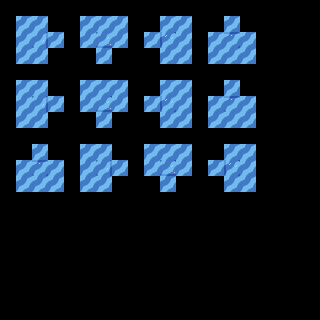

Rendered tile map (Tiled .tmx) drawn with the repository's tilesets; below, a short description and the full map source, tile grids included:
An orthogonal 20x20 tile map with 16x16 px tiles, 4 tile layers (regions, input_prototype, inputnot_prototype, output_ice), 2 tilesets.

<map version="1.5" tiledversion="1.7.2" orientation="orthogonal" renderorder="right-down" width="20" height="20" tilewidth="16" tileheight="16" infinite="0" nextlayerid="5" nextobjectid="1">
 <tileset firstgid="1" source="../../tilesets/automap.tsx" />
 <tileset firstgid="9" source="../../tilesets/ice.tsx" />
 <layer id="1" name="regions" width="20" height="20">
  <data encoding="csv">
0,0,0,0,0,0,0,0,0,0,0,0,0,0,0,0,0,0,0,0,
0,3,3,0,0,3,3,3,0,0,3,3,0,0,3,0,0,0,0,0,
0,3,3,3,0,3,3,3,0,3,3,3,0,3,3,3,0,0,0,0,
0,3,3,0,0,0,3,0,0,0,3,3,0,3,3,3,0,0,0,0,
0,0,0,0,0,0,0,0,0,0,0,0,0,0,0,0,0,0,0,0,
0,3,3,0,0,3,3,3,0,0,3,3,0,0,3,0,0,0,0,0,
0,3,3,3,0,3,3,3,0,3,3,3,0,3,3,3,0,0,0,0,
0,3,3,0,0,0,3,0,0,0,3,3,0,3,3,3,0,0,0,0,
0,0,0,0,0,0,0,0,0,0,0,0,0,0,0,0,0,0,0,0,
0,0,3,0,0,3,3,0,0,3,3,3,0,0,3,3,0,0,0,0,
0,3,3,3,0,3,3,3,0,3,3,3,0,3,3,3,0,0,0,0,
0,3,3,3,0,3,3,0,0,0,3,0,0,0,3,3,0,0,0,0,
0,0,0,0,0,0,0,0,0,0,0,0,0,0,0,0,0,0,0,0,
0,0,0,0,0,0,0,0,0,0,0,0,0,0,0,0,0,0,0,0,
0,0,0,0,0,0,0,0,0,0,0,0,0,0,0,0,0,0,0,0,
0,0,0,0,0,0,0,0,0,0,0,0,0,0,0,0,0,0,0,0,
0,0,0,0,0,0,0,0,0,0,0,0,0,0,0,0,0,0,0,0,
0,0,0,0,0,0,0,0,0,0,0,0,0,0,0,0,0,0,0,0,
0,0,0,0,0,0,0,0,0,0,0,0,0,0,0,0,0,0,0,0,
0,0,0,0,0,0,0,0,0,0,0,0,0,0,0,0,0,0,0,0
</data>
 </layer>
 <layer id="2" name="input_prototype" width="20" height="20">
  <data encoding="csv">
0,0,0,0,0,0,0,0,0,0,0,0,0,0,0,0,0,0,0,0,
0,4,4,0,0,0,4,4,0,0,4,0,0,0,0,0,0,0,0,0,
0,4,4,0,0,4,4,4,0,0,4,4,0,4,4,4,0,0,0,0,
0,0,4,0,0,0,0,0,0,0,4,4,0,4,4,0,0,0,0,0,
0,0,0,0,0,0,0,0,0,0,0,0,0,0,0,0,0,0,0,0,
0,0,4,0,0,4,4,0,0,0,4,4,0,0,0,0,0,0,0,0,
0,4,4,0,0,4,4,4,0,0,4,4,0,4,4,4,0,0,0,0,
0,4,4,0,0,0,0,0,0,0,4,0,0,0,4,4,0,0,0,0,
0,0,0,0,0,0,0,0,0,0,0,0,0,0,0,0,0,0,0,0,
0,0,0,0,0,0,4,0,0,0,4,0,0,0,4,0,0,0,0,0,
0,4,4,4,0,4,4,0,0,4,4,4,0,0,4,4,0,0,0,0,
0,0,4,0,0,0,4,0,0,0,0,0,0,0,4,0,0,0,0,0,
0,0,0,0,0,0,0,0,0,0,0,0,0,0,0,0,0,0,0,0,
0,0,0,0,0,0,0,0,0,0,0,0,0,0,0,0,0,0,0,0,
0,0,0,0,0,0,0,0,0,0,0,0,0,0,0,0,0,0,0,0,
0,0,0,0,0,0,0,0,0,0,0,0,0,0,0,0,0,0,0,0,
0,0,0,0,0,0,0,0,0,0,0,0,0,0,0,0,0,0,0,0,
0,0,0,0,0,0,0,0,0,0,0,0,0,0,0,0,0,0,0,0,
0,0,0,0,0,0,0,0,0,0,0,0,0,0,0,0,0,0,0,0,
0,0,0,0,0,0,0,0,0,0,0,0,0,0,0,0,0,0,0,0
</data>
 </layer>
 <layer id="3" name="inputnot_prototype" width="20" height="20" tintcolor="#ff0400">
  <data encoding="csv">
0,0,0,0,0,0,0,0,0,0,0,0,0,0,0,0,0,0,0,0,
0,0,0,0,0,4,0,0,0,0,0,4,0,0,4,0,0,0,0,0,
0,0,0,4,0,0,0,0,0,4,0,0,0,0,0,0,0,0,0,0,
0,4,0,0,0,0,4,0,0,0,0,0,0,0,0,4,0,0,0,0,
0,0,0,0,0,0,0,0,0,0,0,0,0,0,0,0,0,0,0,0,
0,4,0,0,0,0,0,4,0,0,0,0,0,0,4,0,0,0,0,0,
0,0,0,4,0,0,0,0,0,4,0,0,0,0,0,0,0,0,0,0,
0,0,0,0,0,0,4,0,0,0,0,4,0,4,0,0,0,0,0,0,
0,0,0,0,0,0,0,0,0,0,0,0,0,0,0,0,0,0,0,0,
0,0,4,0,0,4,0,0,0,4,0,4,0,0,0,4,0,0,0,0,
0,0,0,0,0,0,0,4,0,0,0,0,0,4,0,0,0,0,0,0,
0,4,0,4,0,4,0,0,0,0,4,0,0,0,0,4,0,0,0,0,
0,0,0,0,0,0,0,0,0,0,0,0,0,0,0,0,0,0,0,0,
0,0,0,0,0,0,0,0,0,0,0,0,0,0,0,0,0,0,0,0,
0,0,0,0,0,0,0,0,0,0,0,0,0,0,0,0,0,0,0,0,
0,0,0,0,0,0,0,0,0,0,0,0,0,0,0,0,0,0,0,0,
0,0,0,0,0,0,0,0,0,0,0,0,0,0,0,0,0,0,0,0,
0,0,0,0,0,0,0,0,0,0,0,0,0,0,0,0,0,0,0,0,
0,0,0,0,0,0,0,0,0,0,0,0,0,0,0,0,0,0,0,0,
0,0,0,0,0,0,0,0,0,0,0,0,0,0,0,0,0,0,0,0
</data>
 </layer>
 <layer id="4" name="output_ice" width="20" height="20">
  <data encoding="csv">
0,0,0,0,0,0,0,0,0,0,0,0,0,0,0,0,0,0,0,0,
0,0,0,0,0,0,0,0,0,0,0,0,0,0,0,0,0,0,0,0,
0,0,30,0,0,0,38,0,0,0,37,0,0,0,29,0,0,0,0,0,
0,0,0,0,0,0,0,0,0,0,0,0,0,0,0,0,0,0,0,0,
0,0,0,0,0,0,0,0,0,0,0,0,0,0,0,0,0,0,0,0,
0,0,0,0,0,0,0,0,0,0,0,0,0,0,0,0,0,0,0,0,
0,0,24,0,0,0,23,0,0,0,15,0,0,0,16,0,0,0,0,0,
0,0,0,0,0,0,0,0,0,0,0,0,0,0,0,0,0,0,0,0,
0,0,0,0,0,0,0,0,0,0,0,0,0,0,0,0,0,0,0,0,
0,0,0,0,0,0,0,0,0,0,0,0,0,0,0,0,0,0,0,0,
0,0,32,0,0,0,40,0,0,0,39,0,0,0,31,0,0,0,0,0,
0,0,0,0,0,0,0,0,0,0,0,0,0,0,0,0,0,0,0,0,
0,0,0,0,0,0,0,0,0,0,0,0,0,0,0,0,0,0,0,0,
0,0,0,0,0,0,0,0,0,0,0,0,0,0,0,0,0,0,0,0,
0,0,0,0,0,0,0,0,0,0,0,0,0,0,0,0,0,0,0,0,
0,0,0,0,0,0,0,0,0,0,0,0,0,0,0,0,0,0,0,0,
0,0,0,0,0,0,0,0,0,0,0,0,0,0,0,0,0,0,0,0,
0,0,0,0,0,0,0,0,0,0,0,0,0,0,0,0,0,0,0,0,
0,0,0,0,0,0,0,0,0,0,0,0,0,0,0,0,0,0,0,0,
0,0,0,0,0,0,0,0,0,0,0,0,0,0,0,0,0,0,0,0
</data>
 </layer>
</map>
